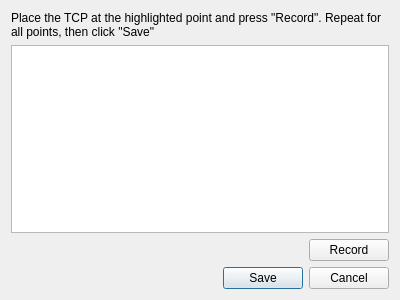
<?xml version="1.0" encoding="UTF-8"?>
<ui version="4.0">
 <class>Dialog</class>
 <widget class="QDialog" name="Dialog">
  <property name="geometry">
   <rect>
    <x>0</x>
    <y>0</y>
    <width>400</width>
    <height>300</height>
   </rect>
  </property>
  <property name="windowTitle">
   <string>Transformation</string>
  </property>
  <layout class="QVBoxLayout" name="verticalLayout">
   <item>
    <widget class="QLabel" name="label">
     <property name="text">
      <string>Place the TCP at the highlighted point and press &quot;Record&quot;. Repeat for all points, then click &quot;Save&quot;</string>
     </property>
     <property name="wordWrap">
      <bool>true</bool>
     </property>
    </widget>
   </item>
   <item>
    <widget class="QListView" name="pointsList"/>
   </item>
   <item>
    <layout class="QHBoxLayout" name="horizontalLayout">
     <item>
      <spacer name="horizontalSpacer">
       <property name="orientation">
        <enum>Qt::Horizontal</enum>
       </property>
       <property name="sizeHint" stdset="0">
        <size>
         <width>40</width>
         <height>20</height>
        </size>
       </property>
      </spacer>
     </item>
     <item>
      <widget class="QPushButton" name="recordBtn">
       <property name="text">
        <string>Record</string>
       </property>
      </widget>
     </item>
    </layout>
   </item>
   <item>
    <widget class="QDialogButtonBox" name="buttonBox">
     <property name="orientation">
      <enum>Qt::Horizontal</enum>
     </property>
     <property name="standardButtons">
      <set>QDialogButtonBox::Cancel|QDialogButtonBox::Save</set>
     </property>
    </widget>
   </item>
  </layout>
 </widget>
 <resources/>
 <connections>
  <connection>
   <sender>buttonBox</sender>
   <signal>accepted()</signal>
   <receiver>Dialog</receiver>
   <slot>accept()</slot>
   <hints>
    <hint type="sourcelabel">
     <x>248</x>
     <y>254</y>
    </hint>
    <hint type="destinationlabel">
     <x>157</x>
     <y>274</y>
    </hint>
   </hints>
  </connection>
  <connection>
   <sender>buttonBox</sender>
   <signal>rejected()</signal>
   <receiver>Dialog</receiver>
   <slot>reject()</slot>
   <hints>
    <hint type="sourcelabel">
     <x>316</x>
     <y>260</y>
    </hint>
    <hint type="destinationlabel">
     <x>286</x>
     <y>274</y>
    </hint>
   </hints>
  </connection>
 </connections>
</ui>
